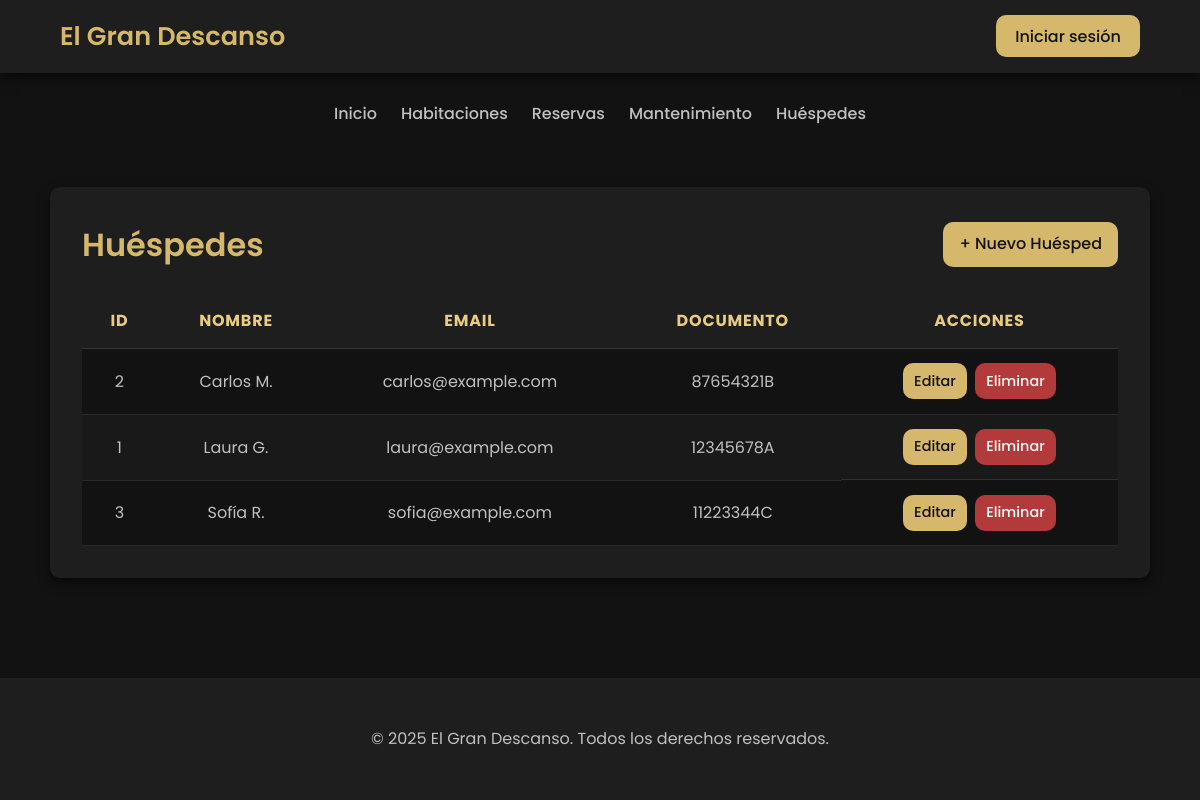
The app's page /modules/huespedes/listar.php with its own data.
### tables this page shows
CREATE TABLE huespedes (
    id_huesped INT AUTO_INCREMENT PRIMARY KEY,
    nombre VARCHAR(100) NOT NULL,
    email VARCHAR(100) NOT NULL UNIQUE,
    documento_identidad VARCHAR(20) NOT NULL UNIQUE
);

### modules/huespedes/listar.php (the view)
<?php
require_once '../../config/db.php';
include '../../includes/header.php';
include '../../includes/navbar.php';
$stmt = $conn->query("
    SELECT id_huesped, nombre, email, documento_identidad
    FROM huespedes
    ORDER BY nombre ASC
");
$huespedes = $stmt->fetchAll(PDO::FETCH_ASSOC);
?>
<div class="habitaciones-container">
    <div class="habitaciones-header">
        <h1>Huéspedes</h1>
        <a href="agregar.php" class="btn">+ Nuevo Huésped</a>
    </div>
    <?php if (count($huespedes) > 0): ?>
        <table class="habitaciones-tabla">
            <thead>
                <tr>
                    <th>ID</th>
                    <th>Nombre</th>
                    <th>Email</th>
                    <th>Documento</th>
                    <th>Acciones</th>
                </tr>
            </thead>
            <tbody>
                <?php foreach ($huespedes as $row): ?>
                    <tr>
                        <td><?= htmlspecialchars($row['id_huesped']) ?></td>
                        <td><?= htmlspecialchars($row['nombre']) ?></td>
                        <td><?= htmlspecialchars($row['email']) ?></td>
                        <td><?= htmlspecialchars($row['documento_identidad']) ?></td>
                        <td class="habitaciones-acciones">
                            <a href="editar.php?id=<?= $row['id_huesped'] ?>" class="editar btn">Editar</a>
                            <a href="eliminar.php?id=<?= $row['id_huesped'] ?>" class="eliminar btn" onclick="return confirm('¿Seguro que deseas eliminar este huésped?');">Eliminar</a>
                        </td>
                    </tr>
                <?php endforeach; ?>
            </tbody>
        </table>
    <?php else: ?>
        <p style="text-align:center; color:var(--color-texto-sec)">No hay huéspedes registrados.</p>
    <?php endif; ?>
</div>
<?php include '../../includes/footer.php'; ?>

### assets/css/style.css (style rules this page uses)
:root { --color-fondo: #121212; --color-fondo-sec: #1E1E1E; --color-texto: #F0F0F0; --color-texto-sec: #C0C0C0; --color-acento: #D6B86C; --color-acento-claro: #E8CC84; --sombra-suave: 0 4px 12px rgba(0, 0, 0, 0.6); --borde-radio: 10px; --transicion: all 0.3s ease; --fuente-principal: 'Poppins', Arial, sans-serif; --overlay-hero: rgba(0, 0, 0, 0.5); }
* { box-sizing: border-box; margin: 0; padding: 0; }
html, body { height: 100%; }
body { font-family: var(--fuente-principal); background: var(--color-fondo); color: var(--color-texto); line-height: 1.6; display: flex; flex-direction: column; min-height: 100vh; }
.btn { background: var(--color-acento); color: var(--color-fondo); padding: 0.6rem 1.2rem; border-radius: var(--borde-radio); text-decoration: none; font-weight: 500; transition: var(--transicion); }
.habitaciones-container { width: 100%; max-width: 1100px; margin: 2rem auto; background: var(--color-fondo-sec); padding: 2rem; border-radius: var(--borde-radio); box-shadow: var(--sombra-suave); display: flex; flex-direction: column; }
.habitaciones-header { display: flex; justify-content: space-between; align-items: center; margin-bottom: 1.5rem; flex-wrap: wrap; gap: 1rem; }
.habitaciones-header h1 { color: var(--color-acento); font-size: 2rem; font-weight: 600; }
.habitaciones-header .btn { background: var(--color-acento); color: var(--color-fondo); padding: 0.6rem 1rem; border-radius: var(--borde-radio); text-decoration: none; transition: var(--transicion); font-weight: 500; }
.habitaciones-tabla { width: 100%; border-collapse: collapse; background: var(--color-fondo); }
.habitaciones-tabla th, .habitaciones-tabla td { padding: 0.9rem 1rem; text-align: center; border-bottom: 1px solid rgba(255,255,255,0.1); vertical-align: middle; word-wrap: break-word; }
.habitaciones-tabla th { background: var(--color-fondo-sec); color: var(--color-acento-claro); text-transform: uppercase; letter-spacing: 0.05rem; }
.habitaciones-tabla td { color: var(--color-texto-sec); }
.habitaciones-tabla tr:nth-child(even) { background: rgba(255,255,255,0.03); }
.habitaciones-acciones { display: flex; gap: 0.5rem; justify-content: center; flex-wrap: nowrap; overflow-x: auto; }
.habitaciones-acciones a { padding: 0.4rem 0.7rem; border-radius: var(--borde-radio); text-decoration: none; font-weight: 500; transition: var(--transicion); font-size: 0.9rem; white-space: nowrap; }
.habitaciones-acciones .editar { background: var(--color-acento); color: var(--color-fondo); }
.habitaciones-acciones .eliminar { background: #b23a3a; color: #fff; }

### records on screen
huespedes: id_huesped "2", nombre "Carlos M.", email "carlos@example.com", documento_identidad "87654321B"
huespedes: id_huesped "1", nombre "Laura G.", email "laura@example.com", documento_identidad "12345678A"
huespedes: id_huesped "3", nombre "Sofía R.", email "sofia@example.com", documento_identidad "11223344C"
